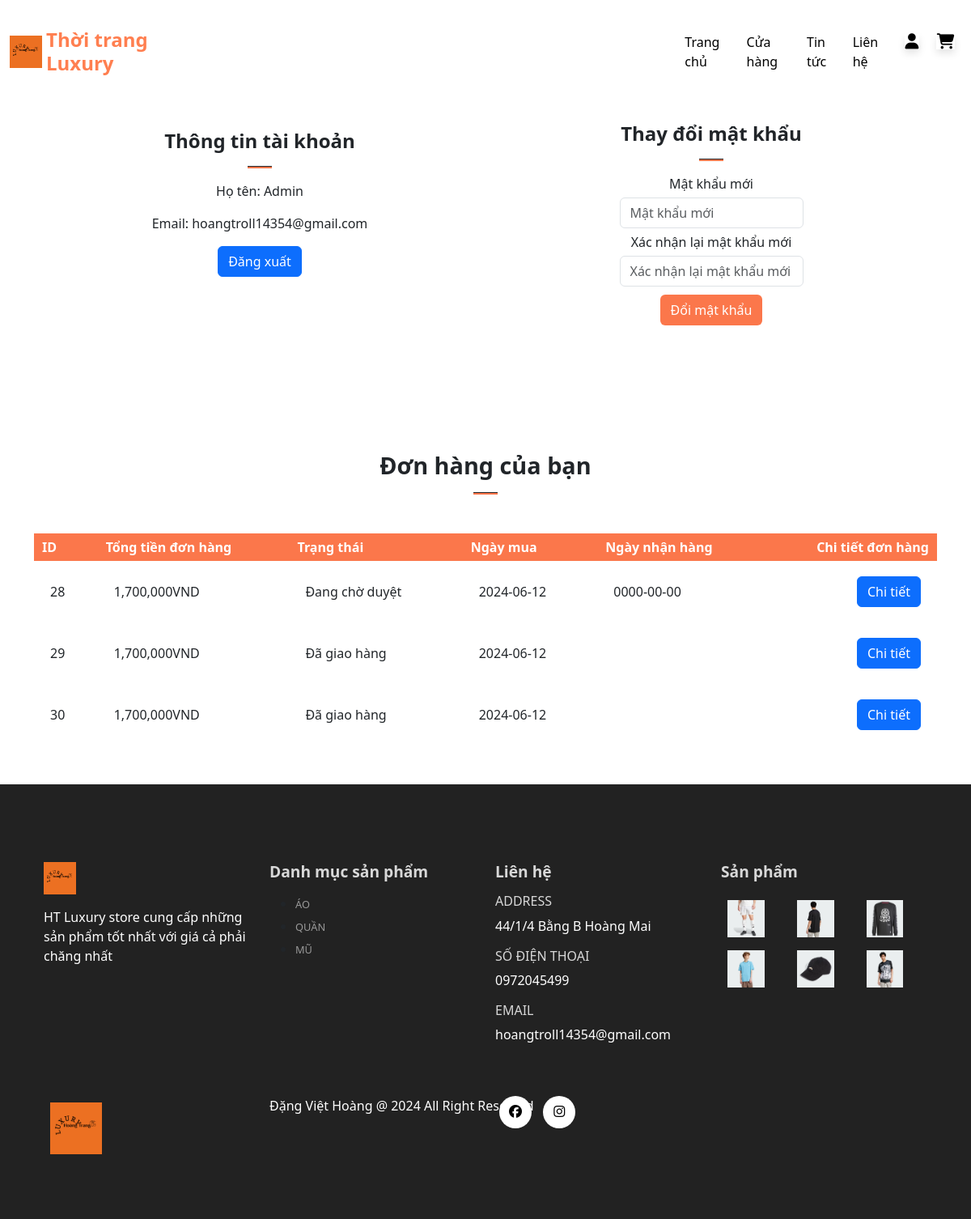
Page /account.php (signed in) on the committed database.
### tables this page shows
CREATE TABLE `tborder` (
  `OrdID` int(11) NOT NULL,
  `UserID` int(11) NOT NULL,
  `CustName` varchar(100) NOT NULL,
  `CustAddress` text NOT NULL,
  `CustPhone` varchar(20) NOT NULL,
  `OrderDate` date NOT NULL DEFAULT current_timestamp(),
  `ReceiveDate` date DEFAULT NULL,
  `Status` tinyint(4) NOT NULL DEFAULT 0,
  `OrdCost` decimal(10,0) NOT NULL
);

CREATE TABLE `tbcategory` (
  `CatID` int(11) NOT NULL,
  `CatName` varchar(255) NOT NULL,
  `Status` tinyint(1) NOT NULL
);

### includes/db.php (called while the page is built, shortened)
<?php
function ConnectDB()
{
    $servername = "localhost";
    $username = "root";
    $password = "";
    $dbname = "SalesManagement";
    try {
        $conn = new PDO("mysql: $servername=;dbname=$dbname", $username, $password);
        $conn->setAttribute(PDO::ATTR_ERRMODE, PDO::ERRMODE_EXCEPTION);
    } catch (PDOException $e) {
        echo "Connection failed: " . $e->getMessage();
        die();
    }
    return $conn;
}
function getUserOrderById($id)
{
    $conn = ConnectDB();
    $strSQL = "SELECT * FROM tborder WHERE UserID = ? ";
    $pdo_stm = $conn->prepare($strSQL);
    $result = $pdo_stm->execute([$id]);
    if ($result == TRUE) {
        $rows = $pdo_stm->fetchAll(PDO::FETCH_ASSOC);
        return $rows;
    } else
        return FALSE;
}
function getAllCategories($limit = 0, $offset = 0)
{
    $conn = ConnectDB();
    $strSQL = "SELECT * FROM tbcategory";
    if ($limit > 0 && $offset >= 0) {
        $strSQL .= " LIMIT $offset, $limit";
    }
    $pdo_stm = $conn->prepare($strSQL);
    $ketqua = $pdo_stm->execute();
    if ($ketqua == TRUE) {
        $rows = $pdo_stm->fetchAll(PDO::FETCH_ASSOC);
        return $rows;
    } else
        return FALSE;
}

### account.php (the view, shortened to what this page needs)
<?php
require_once('./includes/db.php');
?>
<!DOCTYPE html>
<html lang="en">
<head>
    <link href="https://cdn.jsdelivr.net/npm/bootstrap@5.3.3/dist/css/bootstrap.min.css" rel="stylesheet">
    <link rel="stylesheet" href="./assets/css/style.css">
</head>
<body>
    <?php
    require_once("./includes/nav.php")
    ?>
    <section class="my-5 py-5">
        <div class="row container mx-auto">
            <div class="text-center mt-3 pt-5 col-lg-6 col-md-12 col-sm-12">
                <h3 class="font-weight-bold">Thông tin tài khoản</h3>
                <hr class="mx-auto">
                <div class="account-info">
                    <p>Họ tên: <span><?php
                                        if (isset($_SESSION['UserName'])) {
                                            echo $_SESSION['UserName'];
                                        } ?></span></p>
                    <p>Email: <span><?php if (isset($_SESSION['UserEmail'])) {
                                        echo $_SESSION['UserEmail'];
                                    } ?></span></p>
                    <a name="logout-btn" id="logout-btn" class="btn btn-primary" href="./account.php?logout=1" role="button">Đăng xuất</a>
                </div>
            </div>
            <div class="col-lg-6 col-md-12 col-sm-12 ">
                <form id="account-form" action="./account.php" method="POST">
                    <h3>Thay đổi mật khẩu</h3>
                    <hr class="mx-auto">
                    <div class="form-group">
                        <label>Mật khẩu mới</label>
                        <input type="password" class="form-control" id="account-password" name="password" placeholder="Mật khẩu mới">
                    </div>
                    <div class="form-group">
                        <label>Xác nhận lại mật khẩu mới</label>
                        <input type="password" class="form-control" id="account-password-confirm" name="confirm-password" placeholder="Xác nhận lại mật khẩu mới">
                    </div>
                    <div class="form-group">
                        <input type="submit" value="Đổi mật khẩu" class="btn" id="change-pass-btn" name="change_password">
                    </div>
                </form>
            </div>
        </div>
    </section>
    <section class="container orders">
        <div class="container mt-5">
            <h2 class="font-weight-bolder text-center">Đơn hàng của bạn</h2>
            <hr class="mx-auto">
        </div>
        <table class="mt-5 pt-5 productTable">
            <tr>
                <th>ID</th>
                <th>Tổng tiền đơn hàng</th>
                <th>Trạng thái</th>
                <th>Ngày mua</th>
                <th>Ngày nhận hàng</th>
                <th>Chi tiết đơn hàng</th>
            </tr>
            <?php
            require_once('./includes/db.php');
            $orders = getUserOrderById($_SESSION['UserID']);
            foreach ($orders as $ord) {
            ?>
                <tr>
                    <td>
                        <div class="product-info">
                            <p class="mt-3"><?= $ord['OrdID'] ?></p>
                        </div>
                    </td>
                    <td>
                        <span><?= number_format($ord['OrdCost']) . 'VND' ?></span>
                    </td>
                    <td>
                        <span><?= $ord['Status'] == 0 ? "Đang chờ duyệt " : ($ord['Status'] == 1 ? "Đã giao hàng" : "Hóa đơn hủy") ?></span>
                    </td>
                    <td>
                        <span><?= $ord['OrderDate'] ?></span>
                    </td>
                    <td>
                        <span><?= $ord['ReceiveDate'] ?></span>
                    </td>
                    <td>
                        <form action="">
                            <a name="btn-detail" id="btn-detail" class="btn btn-primary" href="./orderDetail.php?id=<?= $ord["OrdID"] ?>" role="button">Chi tiết</a>
                        </form>
                    </td>
                </tr>
            <?php
            } ?>
        </table>
    </section>
    <?php
    require_once("./includes/footer.php")
    ?>
</body>
</html>

### includes/footer.php
<footer class="mt-5 py-5">
    <div class="row container mx-auto mt-5">
        <div class="footer-one col-lg-3 col-md-6 col-sm-12">
            <img class="logo" src="./assets/images/logos/logo.png">
            <p class="pt-3">HT Luxury store cung cấp những sản phẩm tốt nhất với giá cả phải chăng nhất</p>
        </div>
        <div class="footer-one col-lg-3 col-md-6 col-sm-12">
            <h5 class="pb-2">Danh mục sản phẩm</h5>
            <ul class="text-uppercase">
                <?php
                require_once("./includes/db.php");
                $cat = getAllCategories(5,0);
                foreach ($cat as $c) {
                ?>
                    <li><a href="./shop.php?category=<?=$c['CatID']?>&beginPrice=&endPrice="><?= $c['CatName'] ?></a></li>
                <?php
                } ?>
            </ul>
        </div>
        <div class="footer-one col-lg-3 col-md-6 col-sm-12">
            <h5 class="pb-2">Liên hệ</h5>
            <div>
                <h6 class="text-uppercase">address</h6>
                <p>44/1/4 Bằng B Hoàng Mai</p>
            </div>
            <div>
                <h6 class="text-uppercase">Số điện thoại</h6>
                <p>0972045499</p>
            </div>
            <div>
                <h6 class="text-uppercase">Email</h6>
                <p>hoangtroll14354@gmail.com</p>
            </div>
        </div>
        <div class="footer-one col-lg-3 col-md-6 col-sm-12">
            <h5 class="pb-2">Sản phẩm</h5>
            <div class="row">
                <img src="./assets/images/quan2.jpg" class="img-fluid w-25 h-100 m-2">
                <img src="./assets/images/ao2.jpg" class="img-fluid w-25 h-100 m-2">
                <img src="./assets/images/ao21.jpg" class="img-fluid w-25 h-100 m-2">
                <img src="./assets/images/aothun1.jpg" class="img-fluid w-25 h-100 m-2">
                <img src="./assets/images/mu1.jpg" class="img-fluid w-25 h-100 m-2">
                <img src="./assets/images/ao1.jpg" class="img-fluid w-25 h-100 m-2">
            </div>
        </div>
    </div>
    <div class="copyright mt-5">
        <div class="row container mx-auto">
            <div class="col-lg-3 col-md-6 col-sm-12 mb-4">
                <img src="./assets/images/logos/logo.png" class="img-fluid w-25 h-80 m-2">
            </div>
            <div class="col-lg-3 col-md-6 col-sm-12 mb-4 text-nowrap mb-2">
                <p>Đặng Việt Hoàng @ 2024 All Right Reserved</p>
            </div>
            <div class="col-lg-3 col-md-6 col-sm-12 mb-4">
                <a href="https://www.facebook.com/nghichtuyn"><i class="fa-brands fa-facebook"></i></a>
                <a href="https://www.instagram.com/nghichtuyn/"><i class="fa-brands fa-instagram"></i></a>
            </div>
        </div>
    </div>
</footer>

### assets/css/style.css (style rules this page uses)
* { margin: 0; padding: 0; box-sizing: border-box; }
body { font-family: 'Segoe UI', Tahoma, Geneva, Verdana, sans-serif; }
h2 { font-size: 1.8rem; font-weight: 600; }
h3 { font-size: 1.5rem; font-weight: 800; }
h5 { font-size: 1rem; font-weight: 400; }
h6 { color: #d8d8d8; }
hr { width: 30px; height: 3px !important; opacity: 1 !important; background-color: #fb774b; }
footer { background-color: #222222; }
footer h5 { color: #d8d8d8; font-weight: 700; font-size: 1.2rem; }
footer li { padding-bottom: 4px; }
footer li a { font-size: 0.8rem; color: #999; text-decoration: none; }
footer .copyright a { color: #000; height: 40px; width: 40px; background-color: white; display: inline-block; text-align: center; line-height: 38px; border-radius: 50%; transition: 0.3s ease; margin: 0 5px; }
footer p { color: white; }
footer .copyright img { width: 30%; }
.logo { width: 40px; height: 40px; }
td:last-child { text-align: right; }
th:last-child { text-align: right; }
#account-form { width: 50%; margin: 35px auto; text-align: center; padding: 20px; }
#account-form input { margin: 5px auto; }
#account-form #change-pass-btn { color: #fff; background-color: #fb774b; }
.orders table { width: 100%; border-collapse: collapse; }
.orders .product-info { display: flex; flex-wrap: wrap; }
.orders th { padding: 5px 10px; color: #fff; background-color: #fb774b; }
.orders td { padding: 10px 20px; }

### rows in the picture
tborder: OrdID "28", OrdCost "1,700,000", Status "Đang chờ duyệt", OrderDate "2024-06-12", ReceiveDate "0000-00-00"
tborder: OrdID "29", OrdCost "1,700,000", Status "Đã giao hàng", OrderDate "2024-06-12"
tborder: OrdID "30", OrdCost "1,700,000", Status "Đã giao hàng", OrderDate "2024-06-12"
tbcategory: CatName "ÁO"
tbcategory: CatName "QUẦN"
tbcategory: CatName "MŨ"

### other values in the picture
$_SESSION['UserName'] "Admin"
$_SESSION['UserEmail'] "hoangtroll14354@gmail.com"
